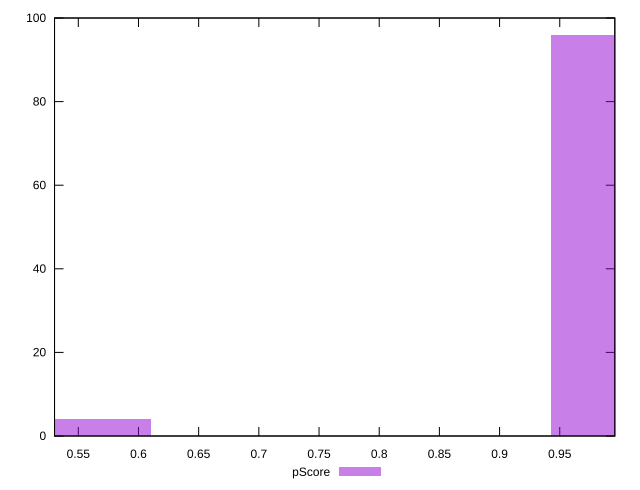

Here is the gnuplot script that generated this plot:
reset

$pScore <<EOF
0.9983739454371751 96
0.5546521919095417 4
EOF

set key outside below
set boxwidth 0.11093043838190834
set xrange [0.5302517329077165:0.9957505318609434]
set yrange [0:100]
set trange [0:100]
set style fill transparent solid 0.5 noborder
set terminal svg size 640, 490 enhanced background rgb 'white'
set output "report_00023_2021-02-20T12:14:57.249Z/first-cpu-idle/samples/pages+cached+noadtech+nomedia/pScore/histogram.svg"

plot $pScore title "pScore" with boxes

reset
